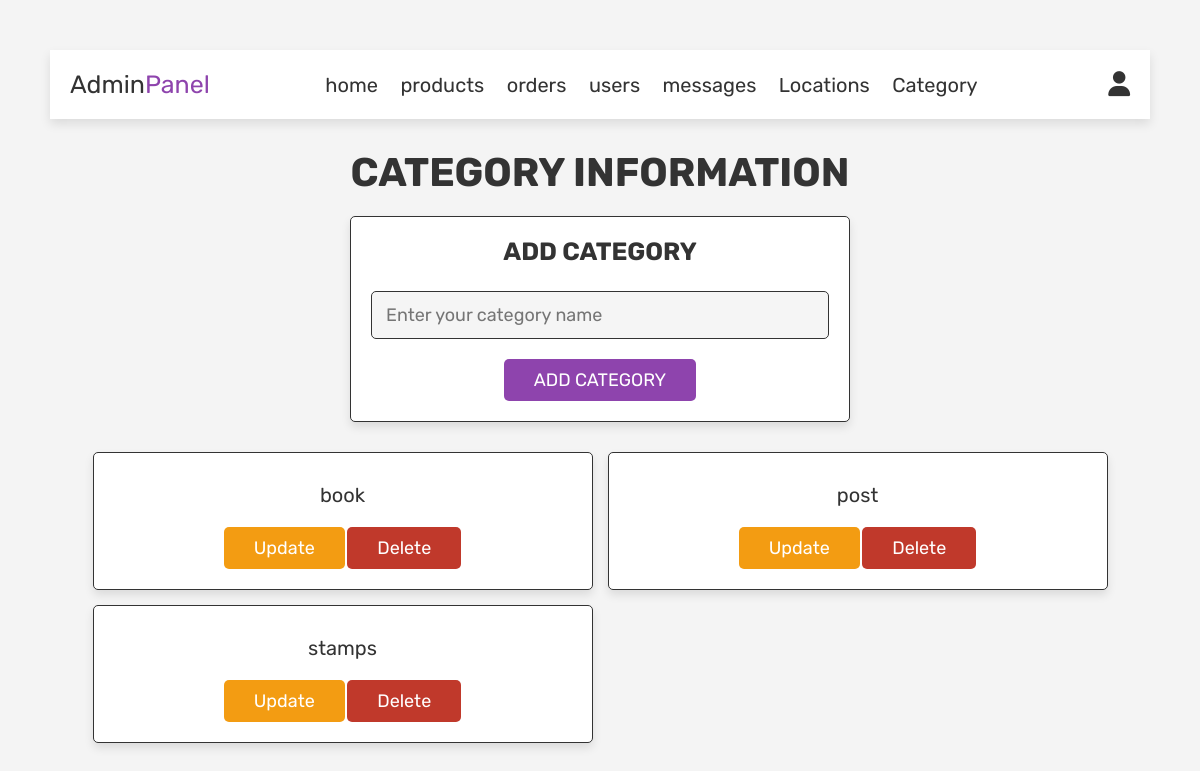
The app's page /admin/admin_category.php (signed in) with its own data.
### tables this page shows
CREATE TABLE `category` (
  `id` int(11) NOT NULL,
  `name` varchar(200) NOT NULL
);

### admin/admin_category.php (the view, shortened to what this page needs)
<?php
include '../config.php';
?>
<!DOCTYPE html>
<html lang="en">
<head>
    <link rel="stylesheet" href="https://cdnjs.cloudflare.com/ajax/libs/font-awesome/6.6.0/css/all.min.css" />
    <link rel="stylesheet" href="../css/admin_style.css">
</head>
<body>
<?php
    include 'admin_header.php';
    ?>
<section class="add-products">
    <h1 class="title">Category Information</h1>
    <form action="" method="post" enctype="multipart/form-data">
        <h3>Add CATEGORY</h3>
        <input type="text" name="name" class="box" placeholder="Enter your category name" required>
        <input type="submit" name="add_category" class=" btn" value="ADD CATEGORY" required>
    </form>
</section>
<section class="show-products">
    <div class="box-container">
      <?php
      $select_products=mysqli_query($conn,"SELECT * FROM `category`") or die("Query failed");
      if(mysqli_num_rows($select_products)>0){
        while($fetch_products=mysqli_fetch_assoc($select_products)){
     ?>
     <div class="box">
       <div class="name"><?php echo $fetch_products['name'] ?></div>
        <a href="admin_category.php?update=<?php echo $fetch_products['id']?>" class="option-btn">Update</a>
        <a href="admin_category.php?delete=<?php echo $fetch_products['id']?>" class="delete-btn" onclick="return confirm('Delete this Category?')">Delete</a>
    </div>
            <?php
        }
      }
      else{
        echo '<p class="empty">No Category added yet!</p>';
      }
      ?>
    </div>
</section>
</body>
</html>

### css/admin_style.css (style rules this page uses)
:root { --purple:#8e44ad; --red:#c0392b; --orange:#f39c12; --black:#333; --white:#fff; --light-color:#666; --light-white:#ccc; --light-bg:#f5f5f5; --border:.1rem solid var(--black); --box-shadow:0 .5rem 1rem rgba(0,0,0,.1); }
* { font-family: 'Rubik', sans-serif; margin:0; padding:0; box-sizing: border-box; outline: none; border:none; text-decoration: none; transition:all .2s linear; }
html { font-size: 62.5%; overflow-x: hidden; }
body { background-color: var(--light-bg); }
section { padding:3rem 2rem; }
.title { text-align: center; margin-bottom: 2rem; text-transform: uppercase; color:var(--black); font-size: 4rem; }
.btn, .option-btn, .delete-btn, .white-btn { display: inline-block; margin-top: 1rem; padding:1rem 3rem; cursor: pointer; color:var(--white); font-size: 1.8rem; border-radius: .5rem; text-transform: capitalize; }
.white-btn, .btn { background-color: var(--purple); }
.option-btn { background-color: var(--orange); }
.delete-btn { background-color: var(--red); }
.add-products form { background-color: var(--white); border-radius: .5rem; padding:2rem; text-align: center; box-shadow: var(--box-shadow); border:var(--border); max-width: 50rem; margin:0 auto; }
.add-products form h3 { font-size: 2.5rem; text-transform: uppercase; color:var(--black); margin-bottom: 1.5rem; }
.add-products form .box { width: 100%; background-color: var(--light-bg); border-radius: .5rem; margin:1rem 0; padding:1.2rem 1.4rem; color:var(--black); font-size: 1.8rem; border:var(--border); text-align: left; }
.show-products .box-container { display: grid; grid-template-columns: repeat(auto-fit, 50rem); justify-content: center; gap:1.5rem; max-width: 1200px; margin:0 auto; align-items: flex-start; }
.show-products { padding-top: 0; }
.show-products .box-container .box { text-align: center; padding:2rem; border-radius: .5rem; border:var(--border); box-shadow: var(--box-shadow); background-color: var(--white); }
.show-products .box-container .box .name { padding:1rem 0; font-size: 2rem; color:var(--black); }
body { font-family: Arial, sans-serif; margin: 50px; background-color: #f4f4f4; }

### records on screen
category: name "book"
category: name "post"
category: name "stamps"
